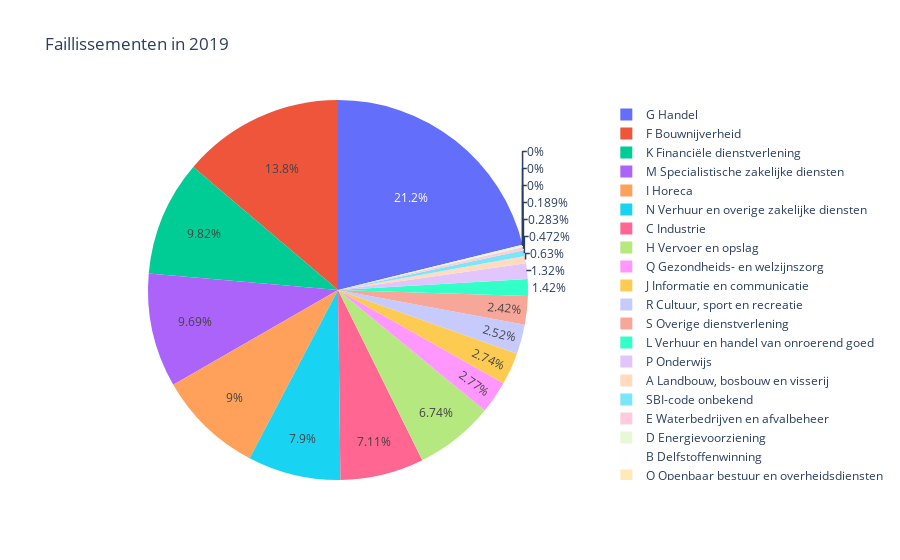
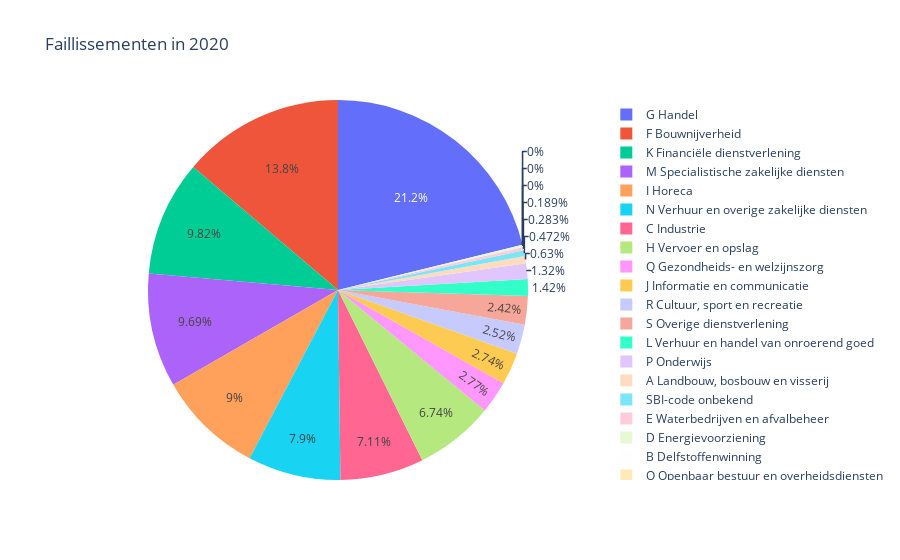
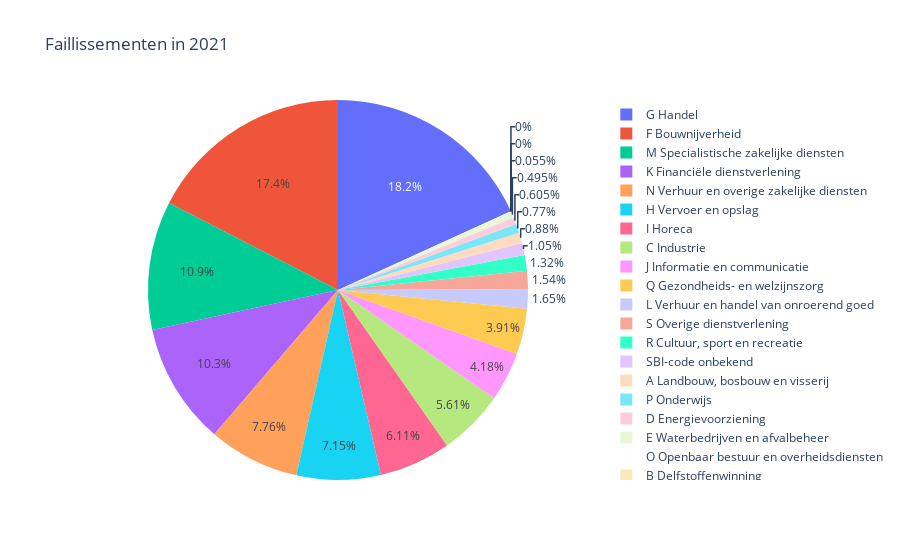
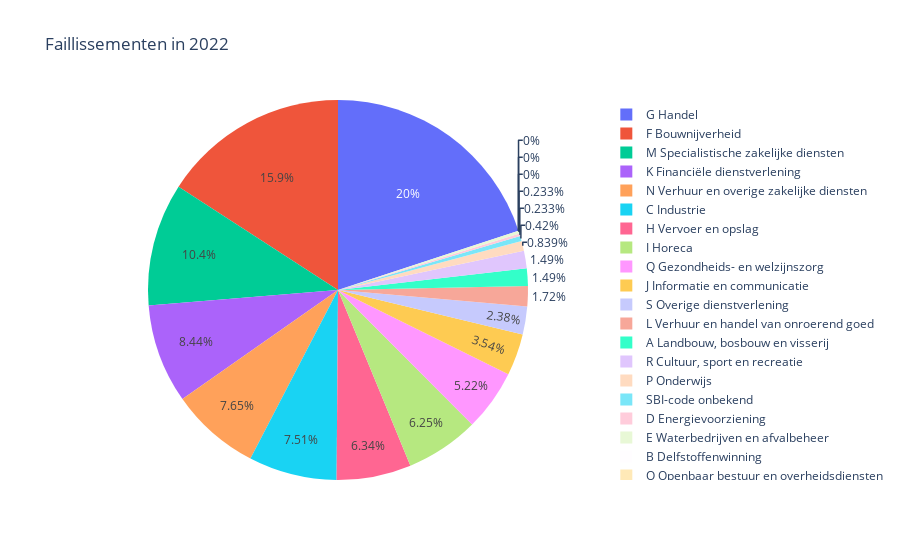

The notebook cell these images were saved under, in order:
### Markdown cell above
Naast de ineenstorting van de toeristische industrie heeft de horecasector in Nederland ook zwaar geleden onder de gevolgen van de COVID-19-pandemie. Dit wordt duidelijk weerspiegeld in de taartgrafieken die de faillissementen van bedrijven in de loop van de tijd laten zien. Uit deze grafieken blijkt dat het aantal faillissementen in de horeca aanzienlijk is gestegen in het jaar 2020 in vergelijking met het voorgaande jaar, toen er nog geen COVID-19. 

Het is belangrijk om op te merken dat deze stijging van faillissementen in de horecasector direct verband houdt met de uitbraak van COVID-19. De genomen maatregelen, zoals lockdowns, reisbeperkingen en de sluiting van horecagelegenheden, hebben geleid tot een dramatische daling van de omzet en inkomsten voor veel bedrijven in deze sector. Restaurants, bars, hotels en andere horecagelegenheden moesten hun deuren sluiten of hun activiteiten drastisch verminderen, wat leidde tot financiële problemen en uiteindelijk tot faillissementen. 

De verbanden die we uit deze taartgrafieken hebben gehaald, laten zien dat de ineenstorting van de toeristische industrie en de toename van faillissementen in de horecasector nauw met elkaar verbonden zijn. Het faillissement van veel horecabedrijven kan worden toegeschreven aan de daling van het toerisme, aangezien deze bedrijven sterk afhankelijk zijn van toeristen en reizigers. De beperkte mobiliteit en de afname van het aantal toeristen hebben geleid tot een aanzienlijke afname van de vraag naar horecadiensten, wat de financiële stabiliteit van deze bedrijven heeft aangetast.

### Code cell
faillissement2019 = pd.read_csv('Faillissementen__bedrijven_en_instellingen2019.csv')
faillissement2020 = pd.read_csv('Faillissementen_bedrijven_en_instellingen2020.csv')
faillissement2021 = pd.read_csv('Faillissementen_bedrijven_en_instellingen2021.csv')
faillissement2022 = pd.read_csv('Faillissementen_bedrijven_en_instellingen2022.csv')

df19 = faillissement2020.drop(['Natuurlijk persoon met eenmanszaak','Bedrijven en instellingen'], axis=1)
db19 = df19.rename(columns={'Bedrijven, instellingen en eenmanszaken': '2019'}) 
df20 = faillissement2020.drop(['Type gefailleerde','Natuurlijk persoon met eenmanszaak','Bedrijven en instellingen'], axis=1)
db20 = df20.rename(columns={'Bedrijven, instellingen en eenmanszaken': '2020'}) 
df21 = faillissement2021.drop(['Type gefailleerde','Natuurlijk persoon met eenmanszaak','Bedrijven en instellingen'], axis=1)
db21 = df21.rename(columns={'Bedrijven, instellingen en eenmanszaken': '2021'}) 
df22 = faillissement2022.drop(['Type gefailleerde','Natuurlijk persoon met eenmanszaak','Bedrijven en instellingen'], axis=1)
db22 = df22.rename(columns={'Bedrijven, instellingen en eenmanszaken': '2022'}) 

sets = [db19, db20, db21, db22]
faillissement = pd.concat(sets, axis = 1)

for column in faillissement.columns[1:]:
    fig = go.Figure(data=[go.Pie(labels = faillissement['Type gefailleerde'], values = faillissement[column])])
    fig.update_layout(title_text=f'Faillissementen in {column}',
                     height = 600)
    fig.show()

### Figure 1 — Plotly figure (JSON) as saved in the notebook; plotly's stock layout.template omitted (floating-point values rounded to 4 significant figures)
{"data": [{"labels": ["A Landbouw, bosbouw en visserij", "B Delfstoffenwinning", "C Industrie", "D Energievoorziening", "E Waterbedrijven en afvalbeheer", "F Bouwnijverheid", "G Handel", "H Vervoer en opslag", "I Horeca", "J Informatie en communicatie", "K Financiële dienstverlening", "L Verhuur en handel van onroerend goed", "M Specialistische zakelijke diensten", "N Verhuur en overige zakelijke diensten", "O Openbaar bestuur en overheidsdiensten", "P Onderwijs", "Q Gezondheids- en welzijnszorg", "R Cultuur, sport en recreatie", "S Overige dienstverlening", "T Huishoudens", "SBI-code onbekend"], "type": "pie", "values": [20, 0, 226, 6, 9, 438, 673, 214, 286, 87, 312, 45, 308, 251, 0, 42, 88, 80, 77, 0, 15]}], "layout": {"autosize": true, "title": {"text": "Faillissementen in 2019"}}}

### Figure 2 — Plotly figure (JSON) as saved in the notebook; plotly's stock layout.template omitted (floating-point values rounded to 4 significant figures)
{"data": [{"labels": ["A Landbouw, bosbouw en visserij", "B Delfstoffenwinning", "C Industrie", "D Energievoorziening", "E Waterbedrijven en afvalbeheer", "F Bouwnijverheid", "G Handel", "H Vervoer en opslag", "I Horeca", "J Informatie en communicatie", "K Financiële dienstverlening", "L Verhuur en handel van onroerend goed", "M Specialistische zakelijke diensten", "N Verhuur en overige zakelijke diensten", "O Openbaar bestuur en overheidsdiensten", "P Onderwijs", "Q Gezondheids- en welzijnszorg", "R Cultuur, sport en recreatie", "S Overige dienstverlening", "T Huishoudens", "SBI-code onbekend"], "type": "pie", "values": [20, 0, 226, 6, 9, 438, 673, 214, 286, 87, 312, 45, 308, 251, 0, 42, 88, 80, 77, 0, 15]}], "layout": {"autosize": true, "title": {"text": "Faillissementen in 2020"}}}

### Figure 3 — Plotly figure (JSON) as saved in the notebook; plotly's stock layout.template omitted (floating-point values rounded to 4 significant figures)
{"data": [{"labels": ["A Landbouw, bosbouw en visserij", "B Delfstoffenwinning", "C Industrie", "D Energievoorziening", "E Waterbedrijven en afvalbeheer", "F Bouwnijverheid", "G Handel", "H Vervoer en opslag", "I Horeca", "J Informatie en communicatie", "K Financiële dienstverlening", "L Verhuur en handel van onroerend goed", "M Specialistische zakelijke diensten", "N Verhuur en overige zakelijke diensten", "O Openbaar bestuur en overheidsdiensten", "P Onderwijs", "Q Gezondheids- en welzijnszorg", "R Cultuur, sport en recreatie", "S Overige dienstverlening", "T Huishoudens", "SBI-code onbekend"], "type": "pie", "values": [16, 0, 102, 11, 9, 317, 331, 130, 111, 76, 188, 30, 199, 141, 1, 14, 71, 24, 28, 0, 19]}], "layout": {"autosize": true, "title": {"text": "Faillissementen in 2021"}}}

### Figure 4 — Plotly figure (JSON) as saved in the notebook; plotly's stock layout.template omitted (floating-point values rounded to 4 significant figures)
{"data": [{"labels": ["A Landbouw, bosbouw en visserij", "B Delfstoffenwinning", "C Industrie", "D Energievoorziening", "E Waterbedrijven en afvalbeheer", "F Bouwnijverheid", "G Handel", "H Vervoer en opslag", "I Horeca", "J Informatie en communicatie", "K Financiële dienstverlening", "L Verhuur en handel van onroerend goed", "M Specialistische zakelijke diensten", "N Verhuur en overige zakelijke diensten", "O Openbaar bestuur en overheidsdiensten", "P Onderwijs", "Q Gezondheids- en welzijnszorg", "R Cultuur, sport en recreatie", "S Overige dienstverlening", "T Huishoudens", "SBI-code onbekend"], "type": "pie", "values": [32, 0, 161, 5, 5, 340, 428, 136, 134, 76, 181, 37, 224, 164, 0, 18, 112, 32, 51, 0, 9]}], "layout": {"autosize": true, "title": {"text": "Faillissementen in 2022"}}}
